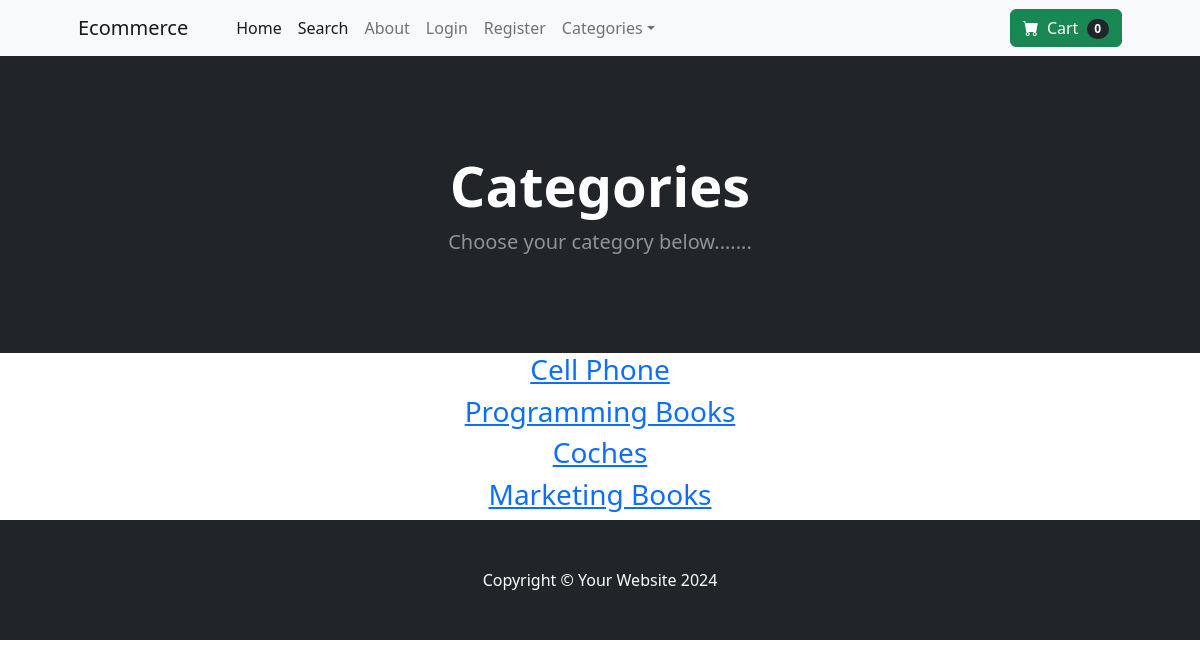
The app's page /category_summary/ with its own data.
### store_app/models.py (models this page shows)
class Category(models.Model):
    name = models.CharField(max_length=50)
    def __str__(self) :
        return self.name
    class Meta:
        verbose_name_plural='categories'

### store_app/views.py (the view)
# urls.py: path('category_summary/', views.category_summary, name='category_summary'),
def category_summary(request):
    categories = Category.objects.all()
    context={'categories':categories}
    return render(request, 'store_app/category_summary.html',context)

### cart_app/cart.py (called while the page is built)
    def __len__(self):
        return len(self.cart)

### cart_app/context_processors.py (called while the page is built)
def cart(request):
    context={'cart':Cart(request)}
    return context

### store_app/templates/store_app/category_summary.html
{% extends 'store_app/base.html' %}
{% block content %}
 <header class="bg-dark py-5">
    <div class="container px-4 px-lg-5 my-5">
        <div class="text-center text-white">
            <h1 class="display-4 fw-bolder">Categories</h1>
            <p class="lead fw-normal text-white-50 mb-0">Choose your category below.......</p>
        </div>
    </div>
</header>
<div class="container">
    <div class="row">
        <div class="col">
        {% for category in categories %}
            <h3>
                <a class="row justify-content-center" href="{% url 'category' category  %}">{{category}}</a>
            </h3>
        {% endfor %}
        </div>
    </div>
</div>
{% endblock %}

### records on screen
Category: name "Cell Phone"
Category: name "Programming Books"
Category: name "Coches"
Category: name "Marketing Books"

### other values on screen
{{ cart|length }} "0"
